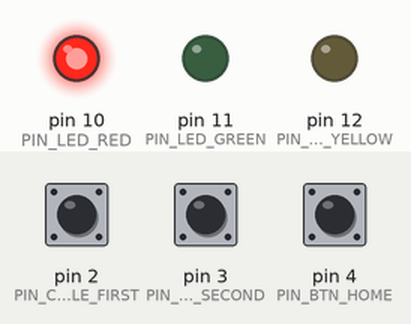
This sketch was run on a simulated Arduino Uno, built with avr-gcc and run on an emulated ATmega328P. On the bench: output pins drawn as LEDs (lit = HIGH). The test bench sets the inputs (shaded band); at power-on: pin 2 (PIN_CABLE_FIRST) HIGH, pin 3 (PIN_CABLE_SECOND) HIGH, pin 4 (PIN_BTN_HOME) HIGH.

Above: at 1.2 s.
1.3 s: pin 2 (PIN_CABLE_FIRST) pulled LOW for 0.15 s
At 1.4 s:
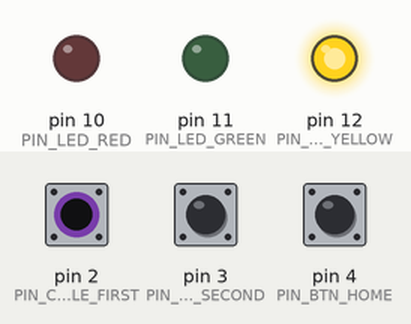
3.0 s: pin 2 (PIN_CABLE_FIRST) pulled LOW for 3.2 s
At 6.5 s:
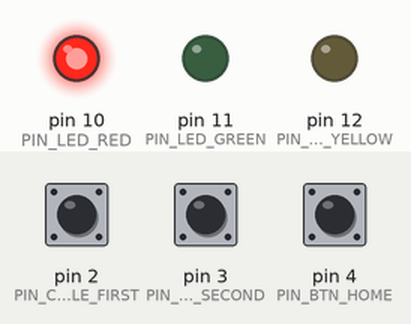
7.7 s: pin 3 (PIN_CABLE_SECOND) pulled LOW for 3.2 s
At 8.8 s:
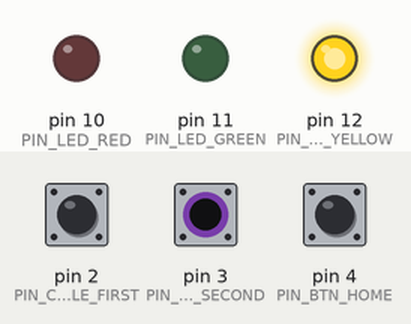
12.4 s: pin 2 (PIN_CABLE_FIRST) driven LOW and pin 3 (PIN_CABLE_SECOND) driven LOW
At 13.7 s:
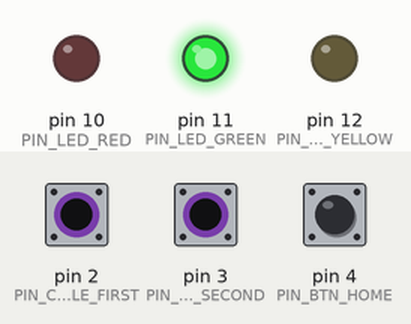
Timing chart, 0 to 14.9 s (numbered marks = the images above; inputs shaded):
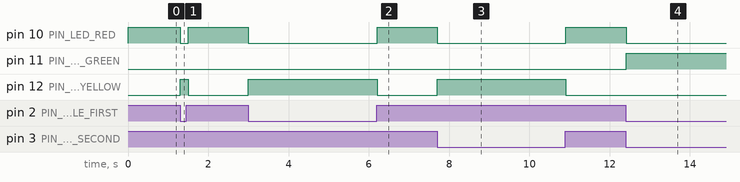

The sketch:

noc-na-gym.ino
```cpp
const int PIN_LED_GREEN = 11;
const int PIN_LED_YELLOW = 12;
const int PIN_LED_RED = 10;

const int PIN_CABLE_FIRST = 2;
const int PIN_CABLE_SECOND = 3;
const int PIN_BTN_HOME = 4;

void disable_leds(){
  digitalWrite(PIN_LED_GREEN,   LOW);
  digitalWrite(PIN_LED_RED,     LOW);
  digitalWrite(PIN_LED_YELLOW,  LOW);
  }

void test_leds() {
  digitalWrite(PIN_LED_GREEN, HIGH);
  delay(200);
  digitalWrite(PIN_LED_YELLOW, HIGH);
  delay(200);
  digitalWrite(PIN_LED_RED, HIGH);
  delay(200);
  disable_leds();
  delay(400);
}

void disable_all_leds(){
      digitalWrite(PIN_LED_GREEN,   LOW);
      digitalWrite(PIN_LED_RED,     LOW);
      digitalWrite(PIN_LED_YELLOW,  LOW);
  }

void handle_cables(){
   disable_all_leds();
   if (!digitalRead(PIN_CABLE_FIRST) && !digitalRead(PIN_CABLE_SECOND)){
      digitalWrite(PIN_LED_GREEN, HIGH);
    } else if (!digitalRead(PIN_CABLE_FIRST) || !digitalRead(PIN_CABLE_SECOND)){
      digitalWrite(PIN_LED_YELLOW, HIGH);
    } else {
      digitalWrite(PIN_LED_RED, HIGH);
    }
}

bool are_both_cables_connected(){
  return (!digitalRead(PIN_CABLE_FIRST)) && (!digitalRead(PIN_CABLE_SECOND));
  }


void setup() {
  // put your setup code here, to run once:
  pinMode(PIN_LED_GREEN,  OUTPUT);
  pinMode(PIN_LED_RED,    OUTPUT);
  pinMode(PIN_LED_YELLOW, OUTPUT);

  pinMode(PIN_CABLE_FIRST, INPUT);
  digitalWrite(PIN_CABLE_FIRST, HIGH);

  pinMode(PIN_CABLE_SECOND, INPUT);
  digitalWrite(PIN_CABLE_SECOND, HIGH);

  pinMode(PIN_BTN_HOME, INPUT);
  digitalWrite(PIN_BTN_HOME, HIGH);

  Serial.begin(9600);

}


void loop() {
  // put your main code here, to run repeatedly:
  handle_cables();
  if (are_both_cables_connected()){
    if (!digitalRead(PIN_BTN_HOME)) {
        test_leds();
        Serial.write("play\n");
    }
  } else {
    handle_cables();
    }
  delay(100);
}
```

Measured:
- after the input at 1.3 s, pin 10 (PIN_LED_RED): HIGH → LOW at once, → HIGH 0.20 s later; pin 12 (PIN_LED_YELLOW): LOW → HIGH at once, → LOW 0.20 s later
- after the input at 3.0 s, pin 10 (PIN_LED_RED): HIGH → LOW at once, → HIGH 3.2 s later; pin 12 (PIN_LED_YELLOW): LOW → HIGH at once, → LOW 3.2 s later
- after the input at 7.7 s, pin 10 (PIN_LED_RED): HIGH → LOW at once, → HIGH 3.2 s later; pin 12 (PIN_LED_YELLOW): LOW → HIGH at once, → LOW 3.2 s later
- after the input at 12.4 s, pin 10 (PIN_LED_RED): HIGH → LOW at once; pin 11 (PIN_LED_GREEN): LOW → HIGH at once
